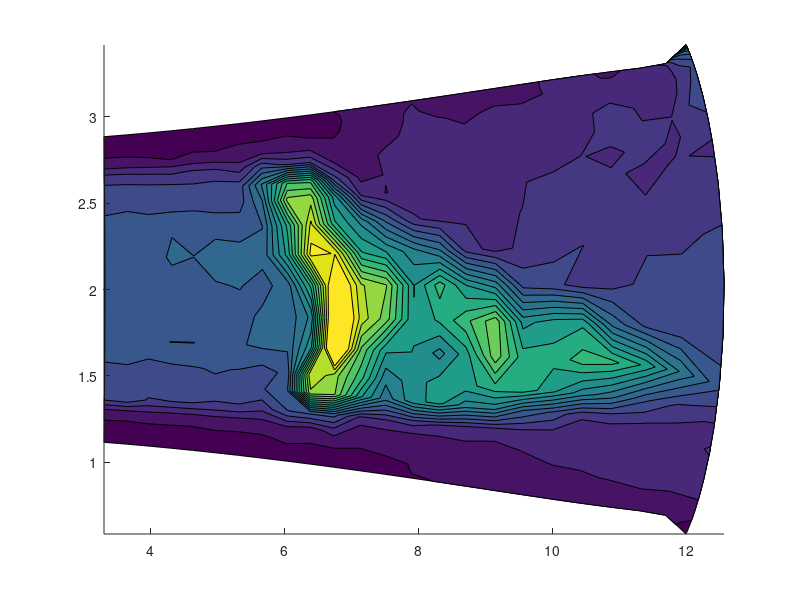

MATLAB code to generate this figure: (Note: this script raises an error after producing the figure.)
clear all;
clc;
close all;


%% Plot the BL data: Mean and Reynolds stress
pdfE = true;
res(1).name = 'coarse';
res(2).name = 'medium';
ref = 2;


% Plot symbols
res(1).sym = '--';
res(2).sym = '-.';

% Figure option
LW = 2;         % LineWidth
FSn = 18;       % FontSize labels
FSa = 12;       % FontSize axis
cmax = .2;      % Contour Level Max
Nc = 64;        % Number of contour level

%% Coarse
figure(1);
load('span_corr/cor.mat');
contourf(XX,YY+2,tay,[0:.01:.2],'edgecolor','none')


%% Correlation plots
figure(2);hold on;
x = [1:1:size(Cor,1)];

plot(  x/x(end) *.5, Cor(:,1) ,'--');
plot(  x/x(end) *.5, Cor(:,106) ,'--');
plot(  x/x(end) *.5, Cor(:,399), '--');

%% Medium
figure(1);hold on;
load('span_corr/med.mat');
contourf(XX,YY-2,tay,[0:cmax/Nc:cmax],'edgecolor','none')
colorbar;
axis equal

%% Correlation plots
figure(2);hold on;
x = [1:1:size(Cor,1)];
plot(  x/x(end) *.5, Cor(:,1) );
plot(  x/x(end) *.5, Cor(:,106) );
plot(  x/x(end) *.5, Cor(:,237) );





